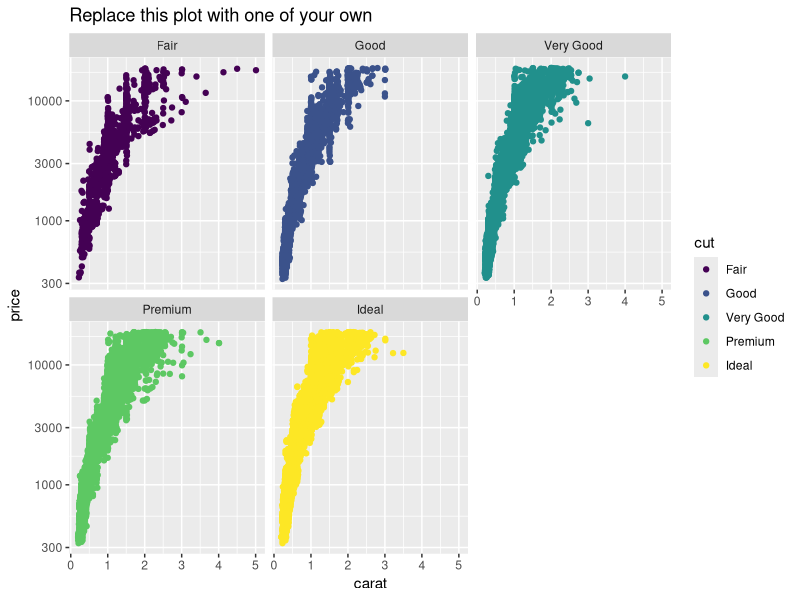

Generate this figure with R:
## ---- chunk 1
knitr::opts_chunk$set(echo = TRUE)
## ---- chunk 2
#
# Include code for one plot here
#
library(ggplot2)
library(dplyr)
small <- sample_n(diamonds, 1000) 
ggplot(data=diamonds, aes(x=carat,y=price,colour=cut)) +
  geom_point() +
  scale_y_log10() + 
  facet_wrap(~cut) +
  ggtitle("Replace this plot with one of your own")
